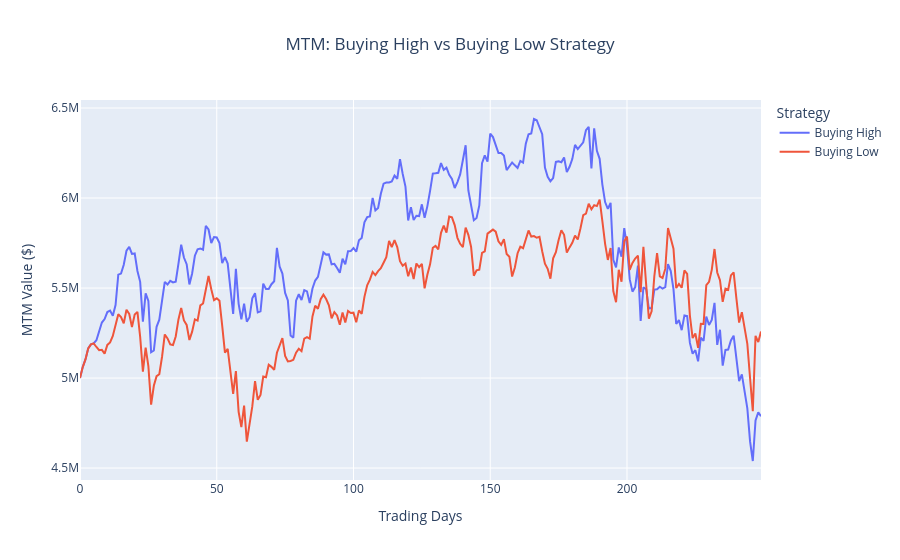

Notebook code for this chart:
### Markdown cell above
7. You will create a "high tech index" which is simply the daily average of the 10 stocks "Close" prices. Compare your MTM series with the "high tech index" and plot their curves. To plot the two curves together, you may want to convert the series to daily percentage change with regard to Jan 02 2018.

### Code cell
# 7.

import plotly.graph_objects as go

fig = go.Figure()

fig.add_trace(
    go.Scatter(
        y=mtm_list_high,
        mode='lines',
        name='Buying High',
    )
)

fig.add_trace(go.Scatter(
    y=mtm_list_low,
    mode='lines',
    name='Buying Low',
))

fig.update_layout(
    title='MTM: Buying High vs Buying Low Strategy',
    title_x=0.5,
    xaxis_title='Trading Days',
    yaxis_title='MTM Value ($)',
    legend_title='Strategy',
    hovermode='x unified',
)

fig.show()

### Figure 1 — Plotly figure (JSON) as saved in the notebook; plotly's stock layout.template omitted (floating-point values rounded to 4 significant figures; data arrays with more than 128 entries replaced by an {"elided": "..."} marker saying what was removed)
{"data": [{"mode": "lines", "name": "Buying High", "type": "scatter", "y": {"elided": "250 float values"}}, {"mode": "lines", "name": "Buying Low", "type": "scatter", "y": {"elided": "250 float values"}}], "layout": {"hovermode": "x unified", "legend": {"title": {"text": "Strategy"}}, "title": {"text": "MTM: Buying High vs Buying Low Strategy", "x": 0.5}, "xaxis": {"title": {"text": "Trading Days"}}, "yaxis": {"title": {"text": "MTM Value ($)"}}}}
